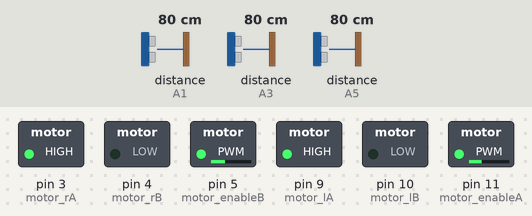
Bench run of a sketch on a simulated Arduino Uno, built with avr-gcc and run on an emulated ATmega328P. On the bench: switched loads named in the sketch (green lamp = pin HIGH). Wiring (inferred from the names in the program): 3 × ultrasonic range finder: trigger A0, echo A1 / trigger A2, echo A3 / trigger A4, echo A5. Dashed ring = blinking. The test bench sets the inputs (shaded band); at power-on: distance to the obstacle (sensors on A1, A3, A5) 80 cm. The echo pulse lasts 58.3 µs per cm; pins used as bus, display or sensor lines are not drawn.

Above: at 2.8 s.
2.9 s: distance to the obstacle (sensor on A1) set to 23 cm
8.7 s: distance to the obstacle (sensor on A1) set to 20 cm
At 11.1 s:
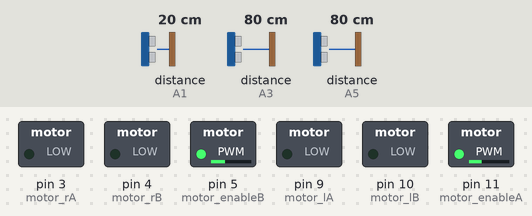
14.8 s: distance to the obstacle (sensor on A1) set to 35 cm
At 15.23 s:
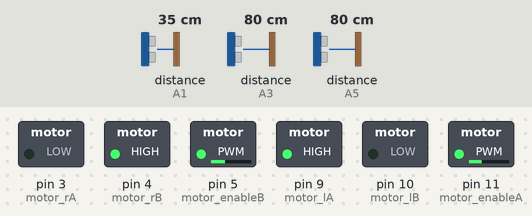
20.9 s: distance to the obstacle (sensor on A3) set to 23 cm
24.4 s: distance to the obstacle (sensor on A3) set to 18 cm
At 26.1 s:
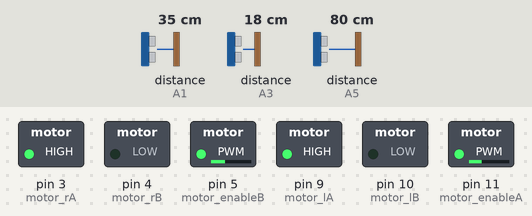
27.2 s: distance to the obstacle (sensor on A3) set to 12 cm
30.0 s: distance to the obstacle (sensor on A3) set to 9 cm
At 33.8 s:
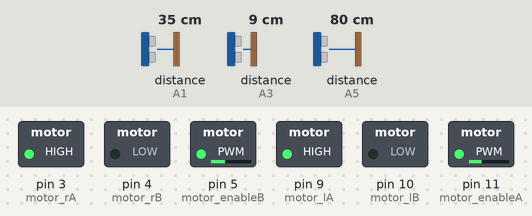
Timing chart, 0 to 37.1 s (numbered marks = the images above; inputs shaded):
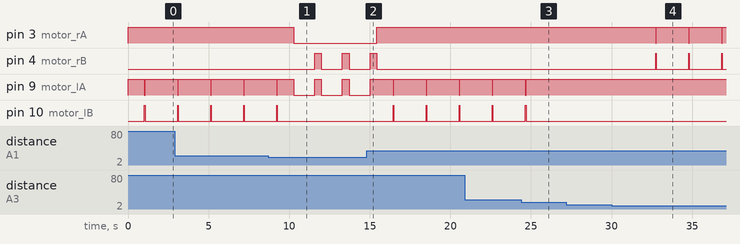

The sketch:

Arduino2.ino
```cpp
#include <NewPing.h>

int motor_lA = 9;
int motor_lB = 10;
int motor_enableA = 11;

int motor_rA = 3;
int motor_rB = 4;
int motor_enableB = 5;

int trigger_front = A0;
int echo_front = A1;

int trigger_left = A2;
int echo_left = A3;

int trigger_right = A4;
int echo_right = A5;


void setup() {
  // put your setup code here, to run once:
  pinMode(motor_lA,OUTPUT);   //left motors forward
  pinMode(motor_lB,OUTPUT);   //left motors reverse
  pinMode(motor_enableA, OUTPUT);

  pinMode(motor_rA,OUTPUT);   //right motors forward
  pinMode(motor_rB,OUTPUT);   //rignt motors reverse
  pinMode(motor_enableB, OUTPUT);

  pinMode(trigger_front,OUTPUT);
  pinMode(echo_front,INPUT);

  pinMode(trigger_left,OUTPUT);
  pinMode(echo_left,INPUT);

  pinMode(trigger_right,OUTPUT);
  pinMode(echo_right,INPUT);

  analogWrite(motor_enableA, 80);
  analogWrite(motor_enableB, 88);

}

void loop(){
  long distance_front, distance_right, distance_left;

  distance_front = sonar(trigger_front, echo_front);
  distance_left = sonar(trigger_left, echo_left);
  distance_right = sonar(trigger_right, echo_right);

  //Serial.print("front = ");
  //Serial.println(distance_front);
  //Serial.print("Left = ");
  //Serial.println(distance_left);
  //Serial.print("Right = ");
  //Serial.println(distance_right);
  //delay(50);

  if (distance_front >20){
    forward();
    if(distance_left > 10&& distance_left<20){
      forward();
    }
    if(distance_left >=20){
       left();
       delay(30);
       forward();
    }
    if(distance_left<10 && distance_left>0){
      right();
      delay(30);
      forward();
    }
 }

  if(distance_front<=20&& distance_right > 20){
    Stop();
    delay(1000);
    right();
    delay(400);
  }

  if(distance_front<=20 && distance_right<20){
    Stop();
    delay(1000);
    right();
    delay(800);
  }
}

long sonar(int trigger, int echo){
  long duration, distance;
  digitalWrite(trigger, LOW);
  delayMicroseconds(2);
  digitalWrite(trigger, HIGH);
  delayMicroseconds(10);
  digitalWrite(trigger, LOW);
  duration = pulseIn(echo, HIGH);
  distance = duration*0.034/2;
  return distance;
}

void solve(){
  forward();
  delay(1500);
  right();
  delay(200);
  forward();
  delay(4000);
  left();
  delay(200);
  forward();
  delay(1500);
  left();
  delay(200);
  forward();
  delay(4500);
  right();
  delay(20);
  forward();
  delay(4500);
  right();
  delay(200);
  forward();
  delay(4500);
  left();
  delay(200);
  forward();
  delay(4500);
  left();
  delay(200);
  forward();
  delay(10000);
  right();
  delay(200);
  forward();
  delay(4000);
  right();
  delay(200);
  forward();
  delay (4500);
  left();
  delay(200);
  forward();
  delay(4500);
  exit(0);
}


void forward(){
  digitalWrite(motor_lA,1);
  digitalWrite(motor_lB,0);
  digitalWrite(motor_rA,1);
  digitalWrite(motor_rB,0);
  delay(1000);
}
void right(){
  digitalWrite(motor_lA,1);
  digitalWrite(motor_lB,0);
  digitalWrite(motor_rA,0);
  digitalWrite(motor_rB,1);
  delay(10);
}
void left(){
  digitalWrite(motor_lA,0);
  digitalWrite(motor_lB,1);
  digitalWrite(motor_rA,1);
  digitalWrite(motor_rB,0);
  delay(10);
}
void Stop(){
  digitalWrite(motor_lA,0);
  digitalWrite(motor_lB,0);
  digitalWrite(motor_rA,0);
  digitalWrite(motor_rB,0);
  delay(300);
}
```

Measured:
- the behaviour switches between 22 and 21 cm on distance to the obstacle (sensor on A1) (found by bisection; images 0 and 1)
- the behaviour switches between 21 and 20 cm on distance to the obstacle (sensor on A3) (found by bisection; images 2 and 3)
- the behaviour switches between 11 and 10 cm on distance to the obstacle (sensor on A3) (found by bisection; images 3 and 4)
- after the input at 8.7 s, pin 3 (motor_rA): HIGH → LOW after 1.6 s; pin 4 (motor_rB): alternates HIGH for 0.42 s and LOW for 1.3 s, starting after 2.9 s; pin 10 (motor_lB): goes on until 9.3 s, then stays LOW
- after the input at 14.8 s, pin 3 (motor_rA): LOW → HIGH after 0.65 s; pin 4 (motor_rB): goes on until 15.4 s, then stays LOW; pin 10 (motor_lB): alternates HIGH for 0.04 s and LOW for 2.0 s, starting after 1.6 s
- after the input at 24.4 s, pin 9 (motor_lA): goes on until 24.7 s, then stays HIGH; pin 10 (motor_lB): goes on until 24.7 s, then stays LOW
- after the input at 27.2 s, every drawn part: stays the same
- after the input at 30.0 s, pin 3 (motor_rA): alternates HIGH for 2.0 s and LOW for 0.04 s, starting after 2.7 s; pin 4 (motor_rB): alternates HIGH for 0.04 s and LOW for 2.0 s, starting after 2.7 s
- by itself, pin 9 (motor_lA): repeats every 2.1 s: LOW 0.04 s, HIGH 2.0 s
